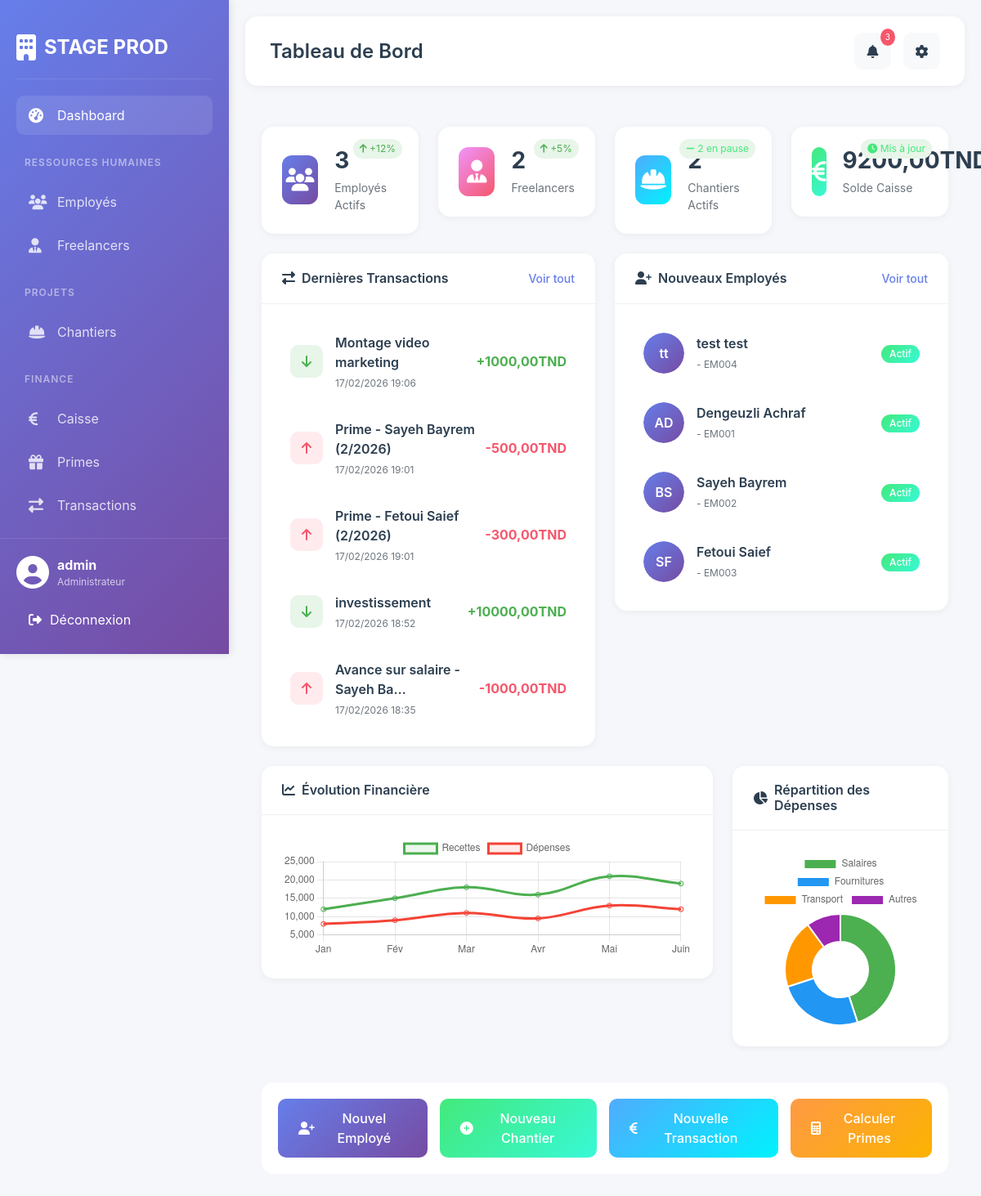
The app's page / (signed in) with its own data.
### gestion/models.py (models this page shows, shortened)
class Caisse(models.Model):
    nom = models.CharField(max_length=100, default="Caisse Principale")
    solde_actuel = models.DecimalField(max_digits=12, decimal_places=2, default=0)
    date_derniere_maj = models.DateTimeField(auto_now=True)

class Transaction(models.Model):
    TYPE_TRANSACTION_CHOICES = [
        ('RECETTE', 'Recette'),
        ('DEPENSE', 'Dépense'),
    ]
    CATEGORIE_CHOICES = [
        ('CLIENT', 'Paiement Client'),
        ('AVANCE', 'Avance sur salaire'),
        ('PRIME', 'Prime employé'),
        ('FREELANCE', 'Paiement Freelancer'),
        ('FOURNITURE', 'Achat fourniture'),
        ('TRANSPORT', 'Frais transport'),
        ('AUTRE', 'Autre'),
    ]
    caisse = models.ForeignKey(Caisse, on_delete=models.CASCADE)
    type_transaction = models.CharField(max_length=20, choices=TYPE_TRANSACTION_CHOICES)
    categorie = models.CharField(max_length=20, choices=CATEGORIE_CHOICES)
    montant = models.DecimalField(max_digits=10, decimal_places=2)
    date_transaction = models.DateTimeField(auto_now_add=True)
    description = models.TextField()
    reference = models.CharField(max_length=100, blank=True)
    chantier = models.ForeignKey(Chantier, on_delete=models.SET_NULL, null=True, blank=True)
    employe = models.ForeignKey(Employe, on_delete=models.SET_NULL, null=True, blank=True)
    freelancer = models.ForeignKey(Freelancer, on_delete=models.SET_NULL, null=True, blank=True)
    justificatif = models.FileField(upload_to='justificatifs/', blank=True, null=True)

class Employe(models.Model):
    TYPE_CONTRAT_CHOICES = [
        ('CDI', 'CDI'),
        ('CDD', 'CDD'),
        ('INTERIM', 'Intérim'),
        ('STAGE', 'Stage'),
    ]
    POSTE_CHOICES = [
        ('TECHNICIEN', 'Technicien'),
        ('AUTRE', 'Autre (à préciser)'),
    ]
    matricule = models.CharField(max_length=20, unique=True)
    nom = models.CharField(max_length=100)
    prenom = models.CharField(max_length=100)
    cin = models.CharField(max_length=20, unique=True)
    adresse = models.TextField()
    telephone = models.CharField(max_length=20)
    date_naissance = models.DateField()
    date_embauche = models.DateField()
    poste_choice = models.CharField(
        max_length=20,
        choices=POSTE_CHOICES,
        default='TECHNICIEN',
        verbose_name="Type de poste"
    )
    poste_autre = models.CharField(
        max_length=100,
        blank=True,
        null=True,
        verbose_name="Autre poste (précisez)"
    )
    type_contrat = models.CharField(max_length=20, choices=TYPE_CONTRAT_CHOICES)
    salaire_base = models.DecimalField(max_digits=10, decimal_places=2)
    actif = models.BooleanField(default=True)
    photo = models.ImageField(upload_to='employes/', blank=True, null=True)

### gestion/views.py (the view)
# urls.py: path('', views.dashboard, name='dashboard'),
@login_required
def dashboard(request):
    context = {
        'total_employes': Employe.objects.filter(actif=True).count(),
        'total_freelancers': Freelancer.objects.filter(disponible=True).count(),
        'chantiers_actifs': Chantier.objects.filter(statut='EN_COURS').count(),
        'caisse': Caisse.objects.first(),
        'dernieres_transactions': Transaction.objects.order_by('-date_transaction')[:10],
        'employes_recents': Employe.objects.order_by('-date_embauche')[:5],
        'chantiers_recents': Chantier.objects.order_by('-date_debut')[:5],
    }
    return render(request, 'dashboard.html', context)

### templates/dashboard.html (shortened to what this page needs)
{% extends 'base.html' %}
{% load static %}
{% block page_title %}Tableau de Bord{% endblock %}
{% block content %}
<div class="row mb-4">
    <div class="col-md-3">
        <div class="stat-card">
            <div class="stat-icon" style="background: linear-gradient(135deg, #667eea 0%, #764ba2 100%);">
                <i class="fas fa-users"></i>
            </div>
            <div class="stat-details">
                <h3>{{ total_employes }}</h3>
                <p>Employés Actifs</p>
            </div>
            <div class="stat-change positive">
                <i class="fas fa-arrow-up"></i> +12%
            </div>
        </div>
    </div>
    <div class="col-md-3">
        <div class="stat-card">
            <div class="stat-icon" style="background: linear-gradient(135deg, #f093fb 0%, #f5576c 100%);">
                <i class="fas fa-user-tie"></i>
            </div>
            <div class="stat-details">
                <h3>{{ total_freelancers }}</h3>
                <p>Freelancers</p>
            </div>
            <div class="stat-change positive">
                <i class="fas fa-arrow-up"></i> +5%
            </div>
        </div>
    </div>
    <div class="col-md-3">
        <div class="stat-card">
            <div class="stat-icon" style="background: linear-gradient(135deg, #4facfe 0%, #00f2fe 100%);">
                <i class="fas fa-hard-hat"></i>
            </div>
            <div class="stat-details">
                <h3>{{ chantiers_actifs }}</h3>
                <p>Chantiers Actifs</p>
            </div>
            <div class="stat-change">
                <i class="fas fa-minus"></i> 2 en pause
            </div>
        </div>
    </div>
    <div class="col-md-3">
        <div class="stat-card">
            <div class="stat-icon" style="background: linear-gradient(135deg, #43e97b 0%, #38f9d7 100%);">
                <i class="fas fa-euro-sign"></i>
            </div>
            <div class="stat-details">
                <h3>{{ caisse.solde_actuel|floatformat:2 }}TND</h3>
                <p>Solde Caisse</p>
            </div>
            <div class="stat-change">
                <i class="fas fa-clock"></i> Mis à jour
            </div>
        </div>
    </div>
</div>
<div class="row">
    <div class="col-md-6 mb-4">
        <div class="card">
            <div class="card-header">
                <h5><i class="fas fa-exchange-alt me-2"></i>Dernières Transactions</h5>
                <a href="{% url 'liste_transactions' %}" class="btn-view-all">Voir tout</a>
            </div>
            <div class="card-body">
               <div class="transaction-list">
    {% for transaction in dernieres_transactions %}
    <div class="transaction-item">
        <div class="transaction-icon {% if transaction.type_transaction == 'RECETTE' %}success{% else %}danger{% endif %}">
            <i class="fas {% if transaction.type_transaction == 'RECETTE' %}fa-arrow-down{% else %}fa-arrow-up{% endif %}"></i>
        </div>
        <div class="transaction-info">
            <div class="transaction-title">{{ transaction.description|truncatechars:30 }}</div>
            <div class="transaction-date">{{ transaction.date_transaction|date:"d/m/Y H:i" }}</div>
        </div>
        <div class="transaction-amount {% if transaction.type_transaction == 'RECETTE' %}success{% else %}danger{% endif %}">
            {% if transaction.type_transaction == 'RECETTE' %}+{% else %}-{% endif %}{{ transaction.montant|floatformat:2 }}TND
        </div>
    </div>
    {% empty %}
    <p class="text-muted text-center my-3">Aucune transaction récente</p>
    {% endfor %}
</div>
            </div>
        </div>
    </div>
    <div class="col-md-6 mb-4">
        <div class="card">
            <div class="card-header">
                <h5><i class="fas fa-user-plus me-2"></i>Nouveaux Employés</h5>
                <a href="{% url 'liste_employes' %}" class="btn-view-all">Voir tout</a>
            </div>
            <div class="card-body">
                <div class="employee-list">
                    {% for employe in employes_recents %}
                    <div class="employee-item">
                        <div class="employee-avatar">
                            {% if employe.photo %}
                                <img src="{{ employe.photo.url }}" alt="{{ employe.nom }}">
                            {% else %}
                                <div class="avatar-placeholder">
                                    {{ employe.prenom|first }}{{ employe.nom|first }}
                                </div>
                            {% endif %}
                        </div>
                        <div class="employee-info">
                            <div class="employee-name">{{ employe.nom }} {{ employe.prenom }}</div>
                            <div class="employee-details">{{ employe.poste.nom }} - {{ employe.matricule }}</div>
                        </div>
                        <div class="employee-badge">
                            <span class="badge bg-success">Actif</span>
                        </div>
                    </div>
                    {% empty %}
                    <p class="text-muted text-center my-3">Aucun employé récent</p>
                    {% endfor %}
                </div>
            </div>
        </div>
    </div>
</div>
<div class="row">
    <div class="col-md-8 mb-4">
        <div class="card">
            <div class="card-header">
                <h5><i class="fas fa-chart-line me-2"></i>Évolution Financière</h5>
            </div>
            <div class="card-body">
                <canvas id="financeChart"></canvas>
            </div>
        </div>
    </div>
    <div class="col-md-4 mb-4">
        <div class="card">
            <div class="card-header">
                <h5><i class="fas fa-pie-chart me-2"></i>Répartition des Dépenses</h5>
            </div>
            <div class="card-body">
                <canvas id="depensesChart"></canvas>
            </div>
        </div>
    </div>
</div>
<div class="row">
    <div class="col-12">
        <div class="quick-actions">
            <a href="{% url 'ajouter_employe' %}" class="btn btn-primary">
                <i class="fas fa-user-plus me-2"></i>Nouvel Employé
            </a>
            <a href="{% url 'ajouter_chantier' %}" class="btn btn-success">
                <i class="fas fa-plus-circle me-2"></i>Nouveau Chantier
            </a>
            <a href="{% url 'ajouter_transaction' %}" class="btn btn-info">
                <i class="fas fa-euro-sign me-2"></i>Nouvelle Transaction
            </a>
            <a href="{% url 'calculer_primes' %}" class="btn btn-warning">
                <i class="fas fa-calculator me-2"></i>Calculer Primes
            </a>
        </div>
    </div>
</div>
{% endblock %}
{% block extra_js %}
<script>
// Finance Chart
const ctx = document.getElementById('financeChart').getContext('2d');
new Chart(ctx, {
    type: 'line',
    data: {
        labels: ['Jan', 'Fév', 'Mar', 'Avr', 'Mai', 'Juin'],
        datasets: [{
            label: 'Recettes',
            data: [12000, 15000, 18000, 16000, 21000, 19000],
            borderColor: '#4CAF50',
            backgroundColor: 'rgba(76, 175, 80, 0.1)',
            tension: 0.4
        }, {
            label: 'Dépenses',
            data: [8000, 9000, 11000, 9500, 13000, 12000],
            borderColor: '#F44336',
            backgroundColor: 'rgba(244, 67, 54, 0.1)',
            tension: 0.4
        }]
    },
    options: {
        responsive: true,
        maintainAspectRatio: false
    }
});
// Depenses Chart
const ctx2 = document.getElementById('depensesChart').getContext('2d');
new Chart(ctx2, {
    type: 'doughnut',
    data: {
        labels: ['Salaires', 'Fournitures', 'Transport', 'Autres'],
        datasets: [{
            data: [45, 25, 20, 10],
            backgroundColor: ['#4CAF50', '#2196F3', '#FF9800', '#9C27B0']
        }]
    }
});
</script>
{% endblock %}

### templates/base.html (shortened to what this page needs)
<!doctype html>
<html lang="fr">
  <head>
    <link
      href="https://cdn.jsdelivr.net/npm/bootstrap@5.3.0/dist/css/bootstrap.min.css"
      rel="stylesheet"
    />
    <link
      rel="stylesheet"
      href="https://cdnjs.cloudflare.com/ajax/libs/font-awesome/6.4.0/css/all.min.css"
    />
    {% load static %}
    <link rel="stylesheet" href="{% static 'css/style.css' %}" />
  </head>
  <body>
    <div class="sidebar">
      <div class="sidebar-brand">
        <i class="fas fa-building"></i>
        <span>STAGE PROD</span>
      </div>
      <div class="sidebar-menu">
        <div
          class="menu-item {% if request.resolver_match.url_name == 'dashboard' %}active{% endif %}"
        >
          <a href="{% url 'dashboard' %}">
            <i class="fas fa-tachometer-alt"></i>
            <span>Dashboard</span>
          </a>
        </div>
        <div class="menu-divider">Ressources Humaines</div>
        <div class="menu-item">
          <a href="{% url 'liste_employes' %}">
            <i class="fas fa-users"></i>
            <span>Employés</span>
          </a>
        </div>
        <div class="menu-item">
          <a href="{% url 'liste_freelancers' %}">
            <i class="fas fa-user-tie"></i>
            <span>Freelancers</span>
          </a>
        </div>
        <div class="menu-divider">Projets</div>
        <div class="menu-item">
          <a href="{% url 'liste_chantiers' %}">
            <i class="fas fa-hard-hat"></i>
            <span>Chantiers</span>
          </a>
        </div>
        <div class="menu-divider">Finance</div>
        <div class="menu-item">
          <a href="{% url 'finance_dashboard' %}">
            <i class="fas fa-euro-sign"></i>
            <span>Caisse</span>
          </a>
        </div>
        <div class="menu-item">
          <a href="{% url 'liste_primes' %}">
            <i class="fas fa-gift"></i>
            <span>Primes</span>
          </a>
        </div>
        <div class="menu-item">
          <a href="{% url 'liste_transactions' %}">
            <i class="fas fa-exchange-alt"></i>
            <span>Transactions</span>
          </a>
        </div>
      </div>
      <div class="sidebar-footer">
        <div class="user-info">
          <i class="fas fa-user-circle"></i>
          <div>
            <strong>{{ user.username }}</strong>
            <small>Administrateur</small>
          </div>
        </div>
        <form method="post" action="{% url 'logout' %}" style="display: inline">
          <button
            type="submit"
            class="logout-btn"
            style="
              border: none;
              background: none;
              width: 100%;
              text-align: left;
            "
          >
            <i class="fas fa-sign-out-alt"></i>
            Déconnexion
          </button>
        </form>
      </div>
    </div>
    <div class="main-content">
      <div class="top-header">
        <div class="header-title">
          {% block page_title %}Dashboard{% endblock %}
        </div>
        <div class="header-actions">
          <button class="btn btn-light position-relative">
            <i class="fas fa-bell"></i>
            <span class="notification-badge">3</span>
          </button>
          <button class="btn btn-light">
            <i class="fas fa-cog"></i>
          </button>
        </div>
      </div>
      <div class="content">{% block content %}{% endblock %}</div>
    </div>
    {% block extra_js %}{% endblock %}
  </body>
</html>

### records on screen
Caisse: solde_actuel "9200,00"
Employe: prenom|first "t", nom|first "t", nom "test", prenom "test", matricule "EM004"
Employe: prenom|first "A", nom|first "D", nom "Dengeuzli", prenom "Achraf", matricule "EM001"
Employe: prenom|first "B", nom|first "S", nom "Sayeh", prenom "Bayrem", matricule "EM002"
Employe: prenom|first "S", nom|first "F", nom "Fetoui", prenom "Saief", matricule "EM003"

### other values on screen
{{ user.username }} "admin"
{{ total_employes }} "3"
{{ total_freelancers }} "2"
{{ chantiers_actifs }} "2"
